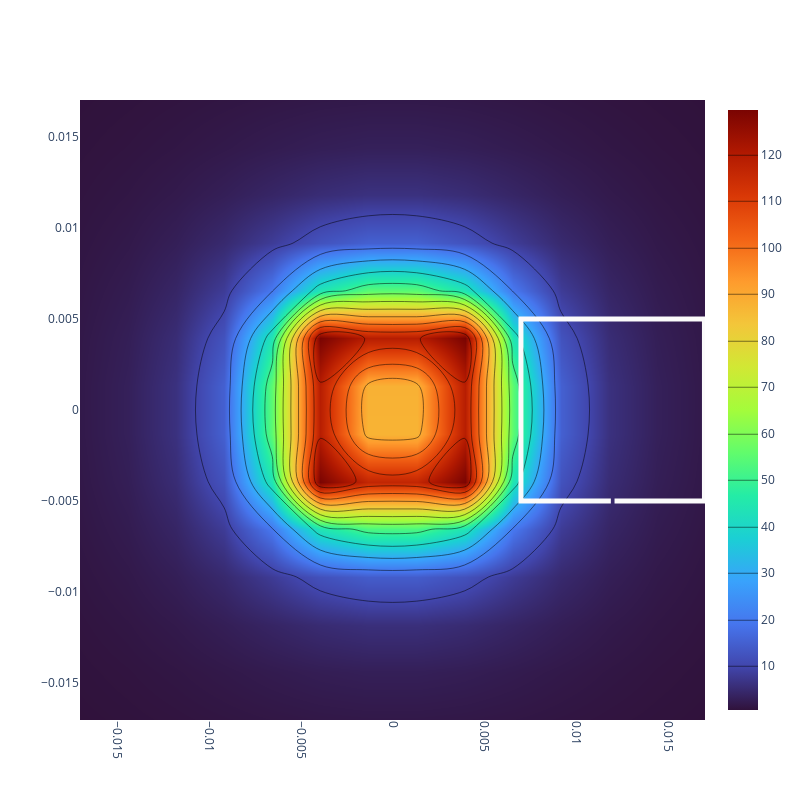

Source (notebook cell):
### Code cell
offset_matrix = lambda x: np.array([[x, 0, 0] for _ in range(len(start_conditions))])
start_vector_offset = lambda x: np.ravel(start_conditions+offset_matrix(x))
delta = 0.012
plot_condition = start_vector_offset(delta).reshape((len(start_vector) // 3, 3))
plot_circuit(plot_condition, [x_basis, y_basis], B_scalar[:, :, 0])

### Figure 1 — Plotly figure (JSON) as saved in the notebook; plotly's stock layout.template omitted (floating-point values rounded to 4 significant figures; data arrays with more than 128 entries replaced by an {"elided": "..."} marker saying what was removed)
{"data": [{"colorscale": [[0.0, "#30123b"], [0.07143, "#4145ab"], [0.1429, "#4675ed"], [0.2143, "#39a2fc"], [0.2857, "#1bcfd4"], [0.3571, "#24eca6"], [0.4286, "#61fc6c"], [0.5, "#a4fc3b"], [0.5714, "#d1e834"], [0.6429, "#f3c63a"], [0.7143, "#fe9b2d"], [0.7857, "#f36315"], [0.8571, "#d93806"], [0.9286, "#b11901"], [1.0, "#7a0402"]], "contours": {"coloring": "heatmap"}, "x": [-0.01703, -0.01441, -0.01179, -0.00917, -0.00655, -0.00393, -0.00131, 0.00131, 0.00393, 0.00655, 0.00917, 0.01179, 0.01441, 0.01703], "y": [-0.01703, -0.01441, -0.01179, -0.00917, -0.00655, -0.00393, -0.00131, 0.00131, 0.00393, 0.00655, 0.00917, 0.01179, 0.01441, 0.01703], "z": {"elided": "14x14 float values"}, "type": "contour"}, {"line": {"color": "#fbfbfb", "width": 5}, "mode": "lines", "x": [0.0119, 0.007, 0.007, 0.017, 0.017, 0.0121], "y": [-0.005, -0.005, 0.005, 0.005, -0.005, -0.005], "type": "scatter"}], "layout": {"xaxis": {"anchor": "y", "domain": [0.0, 1.0], "tickangle": 90}, "yaxis": {"anchor": "x", "domain": [0.0, 1.0]}, "width": 800, "height": 800}}
